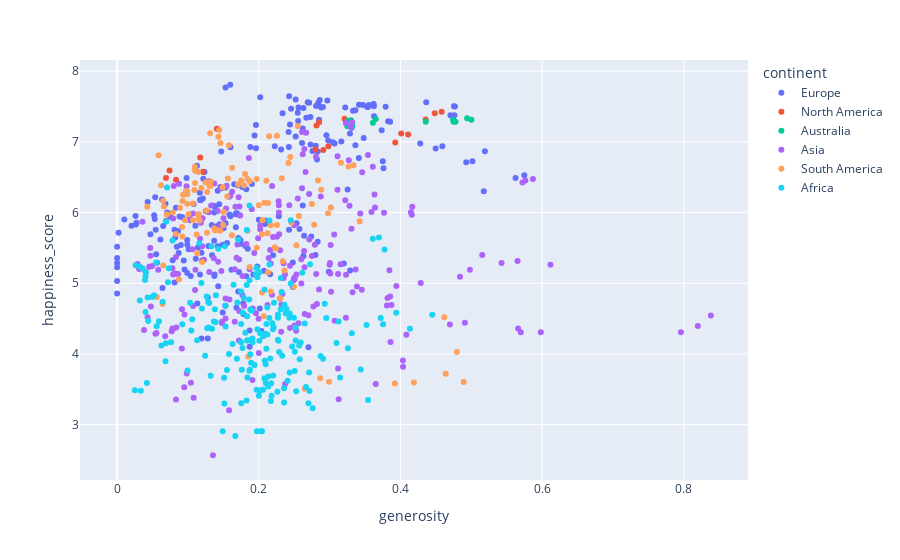

The cell this chart's notebook holds for it:
### Code cell
# Generosidade - Não aparenta ter muita relação com a felicidade

px.scatter(data_frame=df, x='generosity', y='happiness_score', color='continent')

# Não necessariamente a generosidade deveria ser um FATOR para a felicidade, não estaria diretamente relacionado com a mesma.

### Figure 1 — Plotly figure (JSON) as saved in the notebook; plotly's stock layout.template omitted (floating-point values rounded to 4 significant figures; data arrays with more than 128 entries replaced by an {"elided": "..."} marker saying what was removed)
{"data": [{"hovertemplate": "continent=Europe<br>generosity=%{x}<br>happiness_score=%{y}<extra></extra>", "legendgroup": "Europe", "marker": {"color": "#636efa", "symbol": "circle"}, "mode": "markers", "name": "Europe", "orientation": "v", "showlegend": true, "type": "scatter", "x": {"elided": "228 float values"}, "xaxis": "x", "y": {"elided": "228 float values"}, "yaxis": "y"}, {"hovertemplate": "continent=North America<br>generosity=%{x}<br>happiness_score=%{y}<extra></extra>", "legendgroup": "North America", "marker": {"color": "#EF553B", "symbol": "circle"}, "mode": "markers", "name": "North America", "orientation": "v", "showlegend": true, "type": "scatter", "x": [0.4355, 0.3926, 0.121, 0.4581, 0.1407, 0.4011, 0.285, 0.28, 0.074, 0.321, 0.291, 0.069, 0.4483, 0.4108, 0.1173, 0.2815, 0.2981, 0.08309], "xaxis": "x", "y": [7.316, 6.993, 6.578, 7.427, 7.187, 7.119, 7.278, 6.892, 6.595, 7.328, 6.886, 6.488, 7.404, 7.104, 6.778, 7.232, 6.94, 6.465], "yaxis": "y"}, {"hovertemplate": "continent=Australia<br>generosity=%{x}<br>happiness_score=%{y}<extra></extra>", "legendgroup": "Australia", "marker": {"color": "#00cc96", "symbol": "circle"}, "mode": "markers", "name": "Australia", "orientation": "v", "showlegend": true, "type": "scatter", "x": [0.5, 0.4777, 0.475, 0.4356, 0.33, 0.332, 0.365, 0.361, 0.494, 0.4741, 0.3257, 0.325], "xaxis": "x", "y": [7.314, 7.284, 7.286, 7.284, 7.307, 7.228, 7.324, 7.272, 7.334, 7.313, 7.3, 7.223], "yaxis": "y"}, {"hovertemplate": "continent=Asia<br>generosity=%{x}<br>happiness_score=%{y}<extra></extra>", "legendgroup": "Asia", "marker": {"color": "#ab63fa", "symbol": "circle"}, "mode": "markers", "name": "Asia", "orientation": "v", "showlegend": true, "type": "scatter", "x": {"elided": "222 float values"}, "xaxis": "x", "y": {"elided": "222 float values"}, "yaxis": "y"}, {"hovertemplate": "continent=South America<br>generosity=%{x}<br>happiness_score=%{y}<extra></extra>", "legendgroup": "South America", "marker": {"color": "#FFA15A", "symbol": "circle"}, "mode": "markers", "name": "South America", "orientation": "v", "showlegend": true, "type": "scatter", "x": [0.2146, 0.3267, 0.1623, 0.1095, 0.2835, 0.1751, 0.2106, 0.149, 0.3017, 0.1501, 0.07826, 0.2256, 0.1268, 0.2242, 0.2338, 0.06502, 0.187, 0.2362, 0.4892, 0.2648, 0.255, 0.1457, 0.05841, 0.2443, 0.3336, 0.1145, 0.2324, 0.184, 0.1069, 0.2749, 0.1154, 0.2054, 0.3424, 0.2782, 0.1498, 0.2123, 0.2168, 0.2303, 0.4619, 0.2866, 0.144, 0.187, 0.175, 0.109, 0.099, 0.127, 0.093, 0.099, 0.2, 0.066, 0.126, 0.107, 0.246, 0.137, 0.184, 0.083, 0.113, 0.064, 0.207, 0.419, 0.143, 0.197, 0.125, 0.11, 0.062, 0.179, 0.13, 0.099, 0.065, 0.208, 0.114, 0.096, 0.141, 0.162, 0.092, 0.197, 0.12, 0.056, 0.185, 0.392, 0.2255, 0.1578, 0.316, 0.2418, 0.1099, 0.1806, 0.1563, 0.2881, 0.0425, 0.08877, 0.2977, 0.1007, 0.217, 0.1453, 0.253, 0.2225, 0.2129, 0.2044, 0.4796, 0.2991, 0.1313, 0.1321, 0.1706, 0.1317, 0.1189, 0.09721, 0.1556, 0.09237, 0.2129, 0.0701, 0.2565, 0.115, 0.1163, 0.09161, 0.1384, 0.2043, 0.1122, 0.08718, 0.2495, 0.4639], "xaxis": "x", "y": [7.079, 6.652, 6.635, 6.599, 6.454, 6.454, 6.452, 6.357, 6.071, 6.008, 6.003, 5.823, 5.715, 5.493, 5.311, 5.25, 5.23, 5.181, 3.603, 3.507, 7.226, 6.983, 6.81, 6.786, 6.67, 6.574, 6.485, 6.477, 6.13, 6.123, 5.975, 5.89, 5.878, 5.828, 5.824, 5.709, 4.885, 4.788, 4.518, 3.656, 7.167, 6.444, 6.436, 6.321, 6.3, 6.293, 6.253, 6.125, 6.105, 6.086, 6.028, 5.89, 5.86, 5.779, 5.743, 5.697, 5.425, 4.707, 4.534, 3.597, 7.072, 6.476, 6.43, 6.419, 6.388, 6.382, 6.379, 6.26, 6.167, 6.141, 5.973, 5.89, 5.752, 5.681, 5.663, 5.504, 5.302, 4.806, 3.964, 3.582, 7.087, 6.952, 6.705, 6.701, 6.65, 6.545, 6.481, 6.324, 6.084, 6.068, 5.992, 5.976, 5.822, 5.743, 5.538, 5.51, 5.155, 4.871, 4.028, 3.607, 7.121, 6.44, 6.399, 6.376, 6.348, 6.305, 6.228, 6.163, 6.137, 5.975, 5.953, 5.925, 5.89, 5.797, 5.747, 5.692, 5.689, 5.053, 4.949, 3.721], "yaxis": "y"}, {"hovertemplate": "continent=Africa<br>generosity=%{x}<br>happiness_score=%{y}<extra></extra>", "legendgroup": "Africa", "marker": {"color": "#19d3f3", "symbol": "circle"}, "mode": "markers", "name": "Africa", "orientation": "v", "showlegend": true, "type": "scatter", "x": {"elided": "192 float values"}, "xaxis": "x", "y": {"elided": "192 float values"}, "yaxis": "y"}], "layout": {"legend": {"title": {"text": "continent"}, "tracegroupgap": 0}, "margin": {"t": 60}, "xaxis": {"anchor": "y", "domain": [0, 1], "title": {"text": "generosity"}}, "yaxis": {"anchor": "x", "domain": [0, 1], "title": {"text": "happiness_score"}}}}
